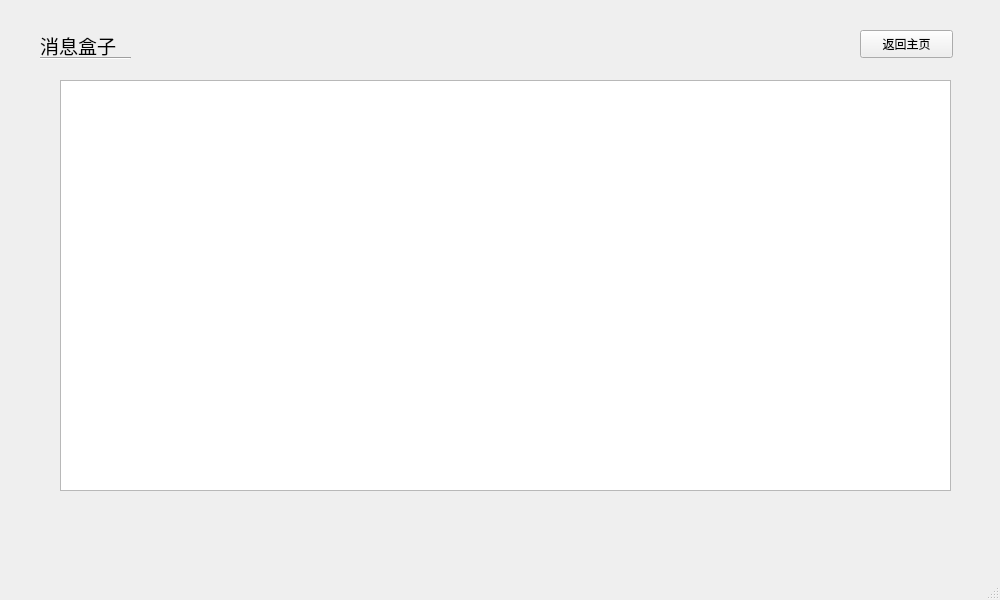
<?xml version="1.0" encoding="UTF-8"?>
<ui version="4.0">
 <class>MessageBox</class>
 <widget class="QMainWindow" name="MessageBox">
  <property name="geometry">
   <rect>
    <x>0</x>
    <y>0</y>
    <width>1000</width>
    <height>600</height>
   </rect>
  </property>
  <property name="windowTitle">
   <string>MainWindow</string>
  </property>
  <widget class="QWidget" name="centralwidget">
   <widget class="Line" name="line">
    <property name="geometry">
     <rect>
      <x>40</x>
      <y>50</y>
      <width>91</width>
      <height>16</height>
     </rect>
    </property>
    <property name="orientation">
     <enum>Qt::Horizontal</enum>
    </property>
   </widget>
   <widget class="QPushButton" name="pushButton">
    <property name="geometry">
     <rect>
      <x>860</x>
      <y>30</y>
      <width>93</width>
      <height>28</height>
     </rect>
    </property>
    <property name="text">
     <string>返回主页</string>
    </property>
   </widget>
   <widget class="QTableWidget" name="messages">
    <property name="geometry">
     <rect>
      <x>60</x>
      <y>80</y>
      <width>891</width>
      <height>411</height>
     </rect>
    </property>
   </widget>
   <widget class="QLabel" name="label">
    <property name="geometry">
     <rect>
      <x>40</x>
      <y>30</y>
      <width>91</width>
      <height>31</height>
     </rect>
    </property>
    <property name="font">
     <font>
      <pointsize>14</pointsize>
     </font>
    </property>
    <property name="text">
     <string>消息盒子</string>
    </property>
   </widget>
  </widget>
  <widget class="QMenuBar" name="menubar">
   <property name="geometry">
    <rect>
     <x>0</x>
     <y>0</y>
     <width>1000</width>
     <height>25</height>
    </rect>
   </property>
  </widget>
  <widget class="QStatusBar" name="statusbar"/>
 </widget>
 <resources/>
 <connections/>
</ui>
